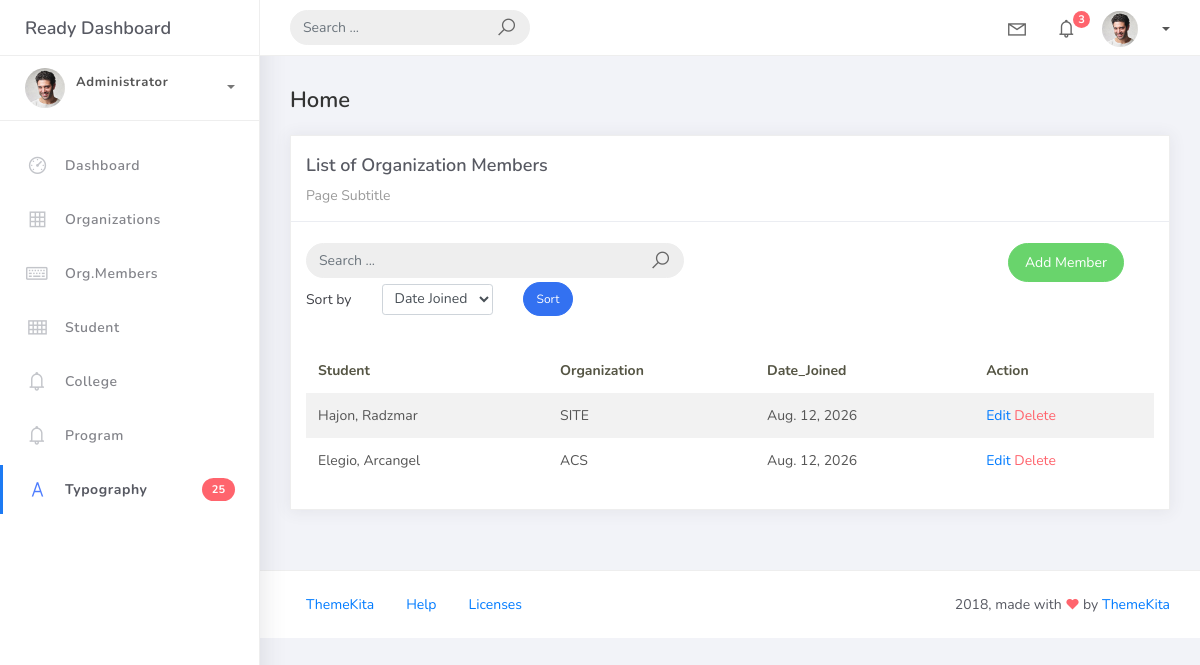
Before: /organizationmember_list with the older database file.
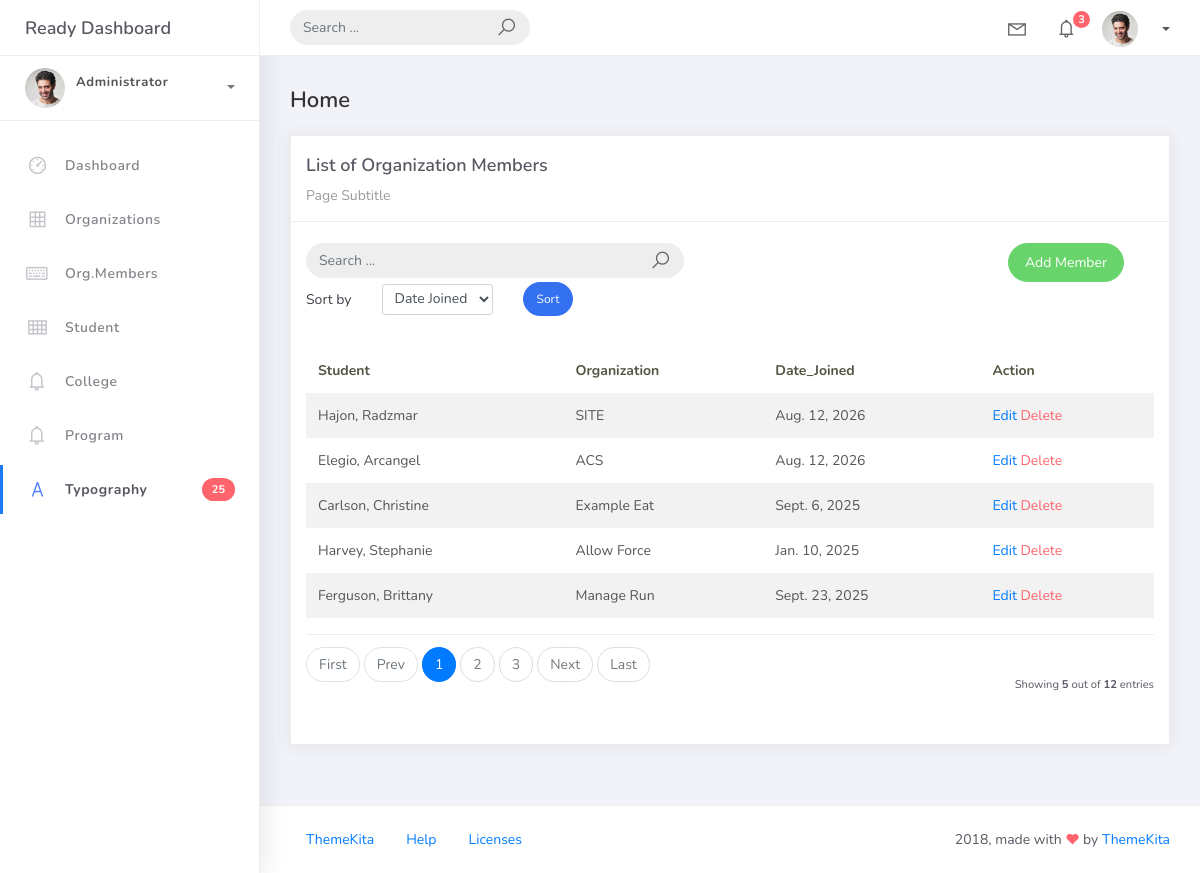
After: the same page with the newer database file.
### studentorg/models.py (models this page shows, shortened)
class BaseModel(models.Model):
    created_at = models.DateTimeField(auto_now_add=True, db_index=True)
    updated_at = models.DateTimeField(auto_now=True)
    class Meta:
        abstract = True

class OrgMember(BaseModel):
    student = models.ForeignKey(Student, on_delete=models.CASCADE)
    organization = models.ForeignKey(Organization, on_delete=models.CASCADE)
    date_joined = models.DateField()

class Student(BaseModel):
    student_id = models.CharField(max_length=15)
    lastname = models.CharField(max_length=25)
    firstname = models.CharField(max_length=25)
    middlename = models.CharField(max_length=25, blank=True, null=True)
    program = models.ForeignKey(Program, on_delete=models.CASCADE)
    def __str__ (self):
        return f"{self.lastname}, {self.firstname}"

class Organization(BaseModel):
    name = models.CharField(max_length=250)
    college = models.ForeignKey(College, null=True, blank=True, on_delete=models.CASCADE)
    description = models.CharField(max_length=500)
    def __str__ (self):
        return self.name

### studentorg/views.py (the view)
# urls.py: path('organizationmember_list', OrganizationMemberList.as_view(), name='organizationmember-list'),
class OrganizationMemberList(ListView):
    model = OrgMember
    context_object_name = 'organizationmember'
    template_name = 'orgMem_list.html'
    paginate_by = 5
    def get_queryset(self):
        qs = super().get_queryset()
        query = self.request.GET.get('p')
        if query:
            qs = qs.filter(
                Q(date_joined__icontains=query)
                )
        return qs
    def get_ordering(self):
        allowed = ["student", "date_joined"]
        sort_by = self.request.GET.get("sort_by")
        if sort_by in allowed:
            return sort_by
        return "student"

### templates/orgMem_list.html (shortened to what the changed rows need)
{% extends 'base.html' %} {% load static %} {% block content %}
<div class="content">
    <div class="container-fluid">
        <div class="row">
            <div class="col-md-12">
                <div class="card">
                        <br />
                    <div class="card-body">
                        <table class="table table-striped mt-3">
                            <thead>
                                <tr>
                                    <th scope="col">Student</th>
                                    <th scope="col">Organization</th>
                                    <th scope="col">Date_Joined</th>
                                    <th scope="col">Action</th>
                                </tr>
                            </thead>
                            <tbody>
                                {% for object in object_list %}
                                <tr>
                                    <td>{{ object.student }}</td>
                                    <td>{{ object.organization }}</td>
                                    <td>{{ object.date_joined }}</td>
                                    <td>
                                        <a href="organizationmember_list/{{object.id}}">Edit</a>
                                        <a href="organizationmember_list/{{ object.id }}/delete" class="text-danger">Delete</a>
                                    </td>
                                </tr>
                                {% empty %}
                                <tr>
                                    <td colspan="4" style="text-align: center">
                                        <p class="text-sm font-weight-bold mb-0">No Records Found</p>
                                    </td>
                                </tr>
                                {% endfor %}
                            </tbody>
                        </table>
                        {% include 'includes/pagination.html' %}
                    </div>
                </div>
            </div>
        </div>
    </div>
</div>
{% endblock %}

Changed rows visible on the page:
added OrgMember: student "Carlson, Christine", organization "Example Eat", date_joined "Sept. 6, 2025"
added OrgMember: student "Harvey, Stephanie", organization "Allow Force", date_joined "Jan. 10, 2025"
added OrgMember: student "Ferguson, Brittany", organization "Manage Run", date_joined "Sept. 23, 2025"
Other visible differences:
{{ object_list.count }}: (not shown) → "5"
{{ paginator.count }}: (not shown) → "12"
text now shown: "First Prev Next Last Showing out of entries"
new list line: "1"
new list line: "2"
new list line: "3"
